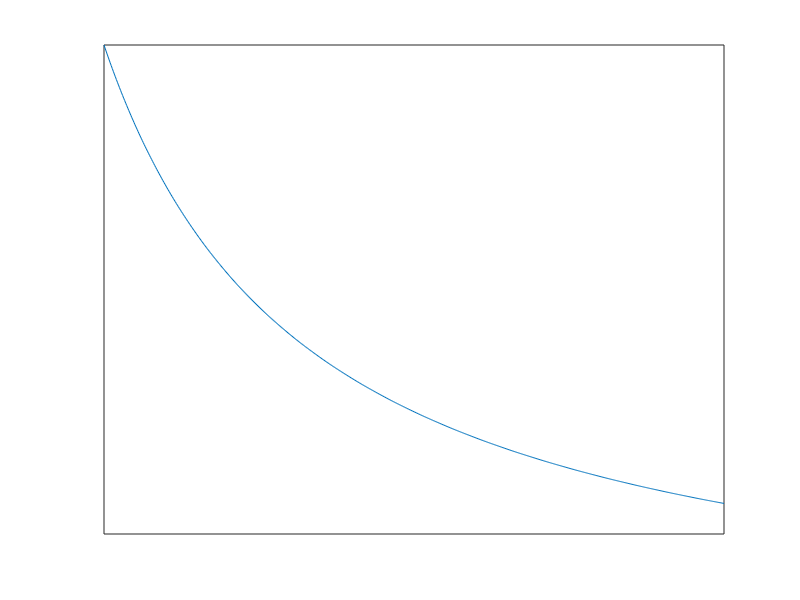

MATLAB code to generate this figure:
% syms a x
% f = sin(x + a);
% f1 = subs(f, a, 0);
% ezplot(f1, [0,4*pi]);
% figure;
% f2 = subs(f, a, pi/2);
% ezplot(f2, [0,4*pi]);
% 


clear;clc;

k=12;
s0=2;
s=s0:0.01:8;
s2=0:0.01:s0;
dmax=1-6/k;
d=s0*dmax./s;
plot(s,d);
grid;
% 移除坐标轴上的刻度标签
ax = gca;
set(ax, 'XTick', [],'YTick',[]);
% 
% % 可选：移除坐标轴上的刻度线
% set(ax, 'XColor', 'none', 'YColor', 'none');

% % 读取图像
% img = imread('image.jpg');
% imshow(img);
% hold on;
% 
% % 使用ginput函数选择点
% points = ginput();
% 
% % 在图像上绘制标记点
% plot(points(:, 1), points(:, 2), 'r+', 'MarkerSize', 10, 'LineWidth', 2);
% 
% % 关闭坐标轴
% axis off;
% 
% % 关闭图像绘制
% hold off;




% clear;clc;close all;
% lamda=[];
% lamda(1)=10000;
% N=[];
% N(1)=9000;
% a=0.2;
% c=0.00001;
% p=0.00001;
% k=12;
% s0=1;
% b=1;
% unep=normrnd(0,0.01,10);
% % unep=0*unep;
% y=1:31;
% for t=1:30
% s=lamda(t)/N(t);
% m=0.5;
% dmax=1-2/k;
% d=s0*dmax/(s^0.7);
% N(t+1)=k*(1-m)*(1-d)*N(t);
% if N(t+1)<0
%     N(t+1)=0;
% end
% lamda(t+1)=(1+(a+unep(t)))*lamda(t)-c*lamda(t)*N(t)-p*lamda(t)*lamda(t);
% end
% plot(y,N,'k',y,lamda,'r')
% grid;
% clear;clc;close all;
% lamda=[];
% lamda(1)=10000;
% N=[];
% N(1)=9000;
% a=0.2;
% c=0.00001;
% p=0.00001;
% k=12;
% s0=1;
% b=1;
% unep=normrnd(0,0.01,10);
% % unep=0*unep;
% y=1:31;
% for t=1:30
% s=lamda(t)/N(t);
% m=0.5;
% dmax=1-2/k;
% d=s0*dmax/(s^0.7);
% N(t+1)=k*(1-m)*(1-d)*N(t);
% if N(t+1)<0
%     N(t+1)=0;
% end
% lamda(t+1)=(1+(a+unep(t)))*lamda(t)-c*lamda(t)*N(t)-p*lamda(t)*lamda(t);
% end
% plot(y,N,'k',y,lamda,'r')
% grid;
